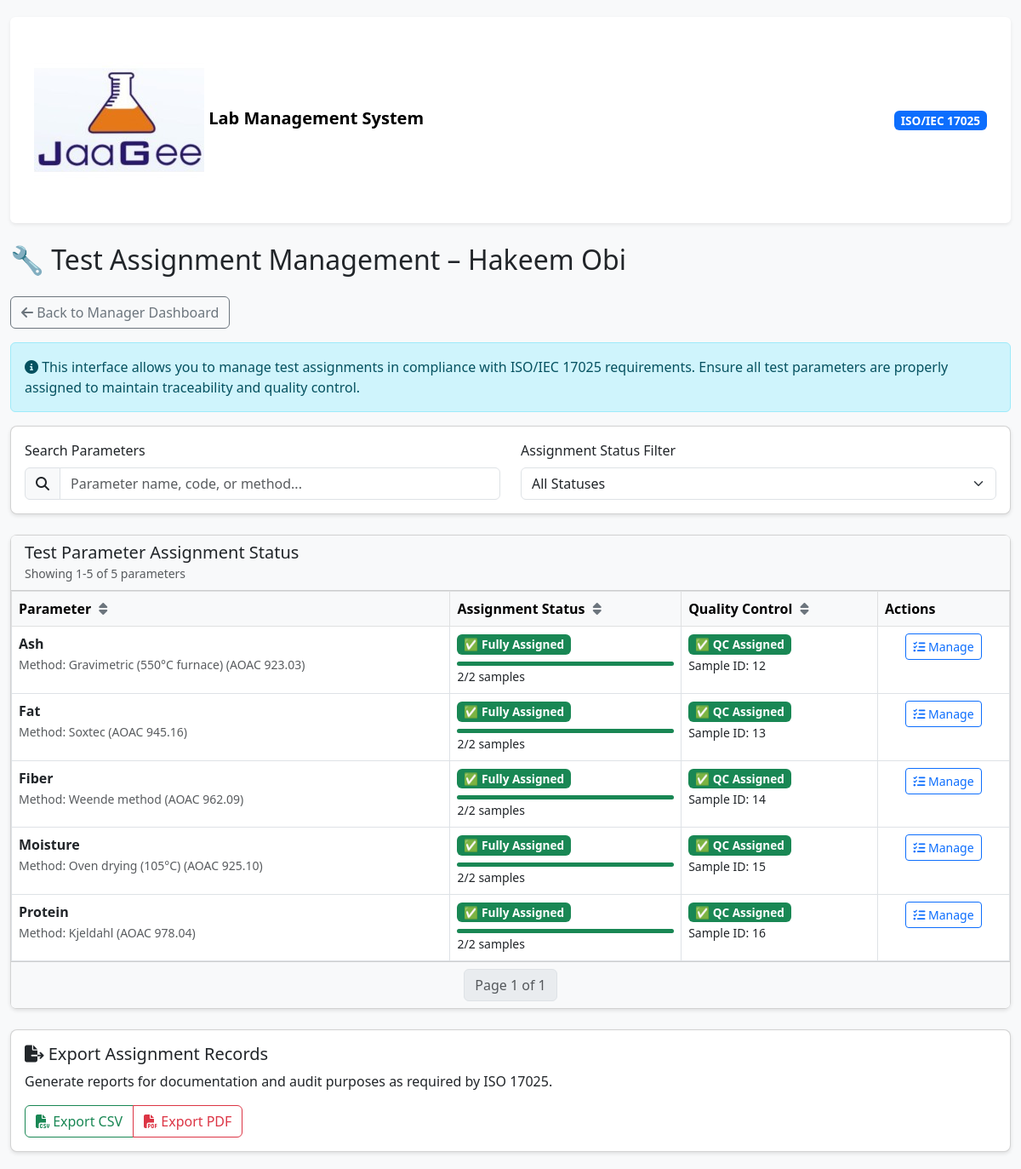
Screenshot of /manager/assign-overview/JGLSP2501/ with the database file from the repository.
### lims/models/client.py (models this page shows, shortened)
class Client(models.Model):
    client_id = models.CharField(max_length=20, unique=True)
    name = models.CharField(max_length=100)
    organization = models.CharField(max_length=150)
    email = models.EmailField()
    phone = models.CharField(max_length=20)
    address = models.TextField()
    token = models.CharField(max_length=20, unique=True, blank=True)
    created = models.DateTimeField(auto_now_add=True)

### lims/models/parameter.py (models this page shows, shortened)
class Parameter(models.Model):
    group = models.ForeignKey(ParameterGroup, on_delete=models.CASCADE)
    default_equipment = models.ForeignKey(
        Equipment,
        null=True,
        blank=True,
        on_delete=models.SET_NULL,
        help_text="Preferred device for this test"
    )
    name = models.CharField(max_length=100)
    unit = models.CharField(max_length=20)
    method = models.CharField(max_length=150)
    ref_limit = models.CharField(max_length=50)
    default_price = models.DecimalField(max_digits=8, decimal_places=2)

### lims/views/assign_test.py (the view)
# urls.py: path('manager/assign-overview/<str:client_id>/', views.assign_by_parameter_overview, name='assign_by_parameter_overview'),
def assign_by_parameter_overview(request, client_id):
    client = get_object_or_404(Client, client_id=client_id)
    samples = Sample.objects.filter(client=client).exclude(sample_type="QC")
    total_samples = samples.count()
    parameter_stats = (
        TestAssignment.objects
        .filter(sample__client=client, analyst__isnull=False)
        .exclude(sample__sample_type="QC")
        .values('parameter_id')
        .annotate(assigned_count=Count('sample', distinct=True))
    )
    assigned_lookup = {
        stat['parameter_id']: stat['assigned_count'] for stat in parameter_stats
    }
    parameter_ids = (
        TestAssignment.objects
        .filter(sample__client=client)
        .exclude(sample__sample_type="QC")
        .values_list('parameter', flat=True)
        .distinct()
    )
    parameters = Parameter.objects.filter(id__in=parameter_ids).order_by('name')
    paginator = Paginator(parameters, 10)
    page_number = request.GET.get("page")
    page_obj = paginator.get_page(page_number)
    paginated_parameters = page_obj.object_list
    control_stats = (
        TestAssignment.objects
        .filter(sample__client=client, is_control=True)
        .values('parameter')
        .annotate(control_sample_id=F('sample_id'))
    )
    control_lookup = {
        stat['parameter']: stat['control_sample_id'] for stat in control_stats
    }
    return render(request, "lims/manager/assign_by_parameter_overview.html", {
        "client": client,
        "samples": samples,
        "parameters": paginated_parameters,
        "page_obj": page_obj,
        "assigned_lookup": assigned_lookup,
        "total_samples": total_samples,
        "control_lookup": control_lookup,
    })

### lims/templatetags/dict_utils.py (called while the page is built)
@register.filter
def get_item(dictionary, key):
    return dictionary.get(key)

### lims/templates/lims/manager/assign_by_parameter_overview.html (shortened to what this page needs)
{% load static %}
{% load assignment_extras dict_utils %}
<!DOCTYPE html>
<html lang="en">
<head>
  <link href="https://cdn.jsdelivr.net/npm/bootstrap@5.3.0/dist/css/bootstrap.min.css" rel="stylesheet">
  <link rel="stylesheet" href="https://cdnjs.cloudflare.com/ajax/libs/font-awesome/6.4.0/css/all.min.css">
</head>
<body>
  <div class="container-fluid">
    <nav class="navbar navbar-expand-lg navbar-light bg-white mb-4 p-3 rounded shadow-sm">
      <div class="container-fluid">
        <a class="navbar-brand" href="{% url 'manager_dashboard' %}">
          <img src="{% static 'images/logo.jpg' %}" alt="Logo" class="JaaGee-logo">
          Lab Management System
        </a>
        <div class="ms-auto">
          <span class="badge bg-primary">ISO/IEC 17025</span>
        </div>
      </div>
    </nav>
    <h2 class="mb-4">🔧 Test Assignment Management – {{ client.name }}</h2>
    <a href="{% url 'manager_dashboard' %}" class="btn btn-outline-secondary mb-3">
  <i class="fas fa-arrow-left"></i> Back to Manager Dashboard
</a>
    <div class="alert alert-info">
      <i class="fas fa-info-circle"></i> This interface allows you to manage test assignments in compliance with ISO/IEC 17025 requirements.
      Ensure all test parameters are properly assigned to maintain traceability and quality control.
    </div>
    <div class="card mb-4">
      <div class="card-body">
        <div class="row align-items-center">
          <div class="col-md-6">
            <label for="searchInput" class="form-label">Search Parameters</label>
            <div class="input-group">
              <span class="input-group-text"><i class="fas fa-search"></i></span>
              <input type="text" id="searchInput" class="form-control" placeholder="Parameter name, code, or method...">
            </div>
          </div>
          <div class="col-md-6">
            <label for="statusFilter" class="form-label">Assignment Status Filter</label>
            <select class="form-select" id="statusFilter" onchange="applyFilters()">
              <option value="all">All Statuses</option>
            </select>
          </div>
        </div>
      </div>
    </div>
    <div class="card">
      <div class="card-header bg-light">
        <h5 class="mb-0">Test Parameter Assignment Status</h5>
        <small class="text-muted">Showing {{ page_obj.start_index }}-{{ page_obj.end_index }} of {{ page_obj.paginator.count }} parameters</small>
      </div>
      <div class="card-body p-0">
        <div class="table-responsive">
          <table class="table table-bordered table-hover mb-0" id="parameterTable">
            <thead class="table-light">
              <tr>
                <th onclick="sortTable(0)">Parameter <i class="fas fa-sort"></i></th>
                <th onclick="sortTable(1)">Assignment Status <i class="fas fa-sort"></i></th>
                <th onclick="sortTable(2)">Quality Control <i class="fas fa-sort"></i></th>
                <th>Actions</th>
              </tr>
            </thead>
            <tbody>
              {% for param in parameters %}
              {% with assigned=assigned_lookup|get_item:param.id %}
              <tr data-status="{% if assigned == total_samples %}full{% elif assigned > 0 %}partial{% else %}unassigned{% endif %}">
                <td>
                  <strong>{{ param.name }}</strong><br>
                  <small class="text-muted">Method: {{ param.method|default:"Not specified" }}</small>
                </td>
                <td>
                  {% if assigned == total_samples %}
                    <span class="badge bg-success" title="All samples assigned to analysts">✅ Fully Assigned</span>
                  {% elif assigned > 0 %}
                    <span class="badge bg-warning text-dark" title="Some samples unassigned">⚠️ Partial Assignment</span>
                  {% else %}
                    <span class="badge bg-danger">❌ Not Assigned</span>
                  {% endif %}
                  <div class="progress mt-2" style="height: 5px;">
                    <div class="progress-bar {% if assigned == total_samples %}bg-success{% elif assigned > 0 %}bg-warning{% else %}bg-danger{% endif %}"
                         role="progressbar" style="width: {% widthratio assigned total_samples 100 %}%"></div>
                  </div>
                  <small>{{ assigned }}/{{ total_samples }} samples</small>
                </td>
                <td>
                  {% with qc_sample=control_lookup|get_item:param.id %}
                    {% if qc_sample %}
                      <span class="badge bg-success">✅ QC Assigned</span><br>
                      <small>Sample ID: {{ qc_sample }}</small>
                    {% else %}
                      <span class="badge bg-secondary">❌ No QC Sample</span>
                    {% endif %}
                  {% endwith %}
                </td>
                <td class="text-center">
                  <a href="{% url 'assign_parameter_tests' client.client_id param.id %}"
                     class="btn btn-sm btn-outline-primary"
                     title="Manage test assignments for this parameter">
                    <i class="fas fa-tasks"></i> Manage
                  </a>
                </td>
              </tr>
              {% endwith %}
              {% endfor %}
            </tbody>
          </table>
        </div>
      </div>
      <div class="card-footer bg-light">
        <nav aria-label="Test parameter pagination">
          <ul class="pagination justify-content-center mb-0">
            <li class="page-item disabled">
              <span class="page-link">Page {{ page_obj.number }} of {{ page_obj.paginator.num_pages }}</span>
            </li>
          </ul>
        </nav>
      </div>
    </div>
    <div class="mt-4">
      <div class="card">
        <div class="card-body">
          <h5 class="card-title"><i class="fas fa-file-export"></i> Export Assignment Records</h5>
          <p class="card-text">Generate reports for documentation and audit purposes as required by ISO 17025.</p>
          <div class="btn-group" role="group">
            <a href="{% url 'export_parameter_assignments_csv' client.client_id %}" class="btn btn-outline-success">
              <i class="fas fa-file-csv"></i> Export CSV
            </a>
            <a href="{% url 'export_parameter_assignments_pdf' client.client_id %}" class="btn btn-outline-danger">
              <i class="fas fa-file-pdf"></i> Export PDF
            </a>
          </div>
        </div>
      </div>
    </div>
  </div>
</body>
</html>

### lims/templates/lims/manager/assign_by_parameter_overview.html (style rules this page uses)
body { background-color: #f8f9fa; padding-top: 20px; }
.navbar-brand { font-weight: 600; }
.card { border-radius: 8px; box-shadow: 0 2px 4px rgba(0,0,0,0.1); margin-bottom: 20px; }
.table th { cursor: pointer; position: relative; }
.table th i.fa-sort { margin-left: 5px; color: #6c757d; }
.progress { background-color: #e9ecef; }
.badge { font-size: 0.85em; padding: 5px 8px; }

### rows the page displays
Client: name "Hakeem Obi"
Parameter: name "Ash", method "Gravimetric (550°C furnace) (AOAC 923.03)", assigned "2", total_samples "2", qc_sample "12"
Parameter: name "Fat", method "Soxtec (AOAC 945.16)", assigned "2", total_samples "2", qc_sample "13"
Parameter: name "Fiber", method "Weende method (AOAC 962.09)", assigned "2", total_samples "2", qc_sample "14"
Parameter: name "Moisture", method "Oven drying (105°C) (AOAC 925.10)", id "2", qc_sample "15"
Parameter: name "Protein", method "Kjeldahl (AOAC 978.04)", assigned "2", total_samples "2", qc_sample "16"

### other values shown
{{ page_obj.start_index }} "1"
{{ page_obj.end_index }} "5"
{{ page_obj.paginator.count }} "5"
{{ page_obj.number }} "1"
{{ page_obj.paginator.num_pages }} "1"
